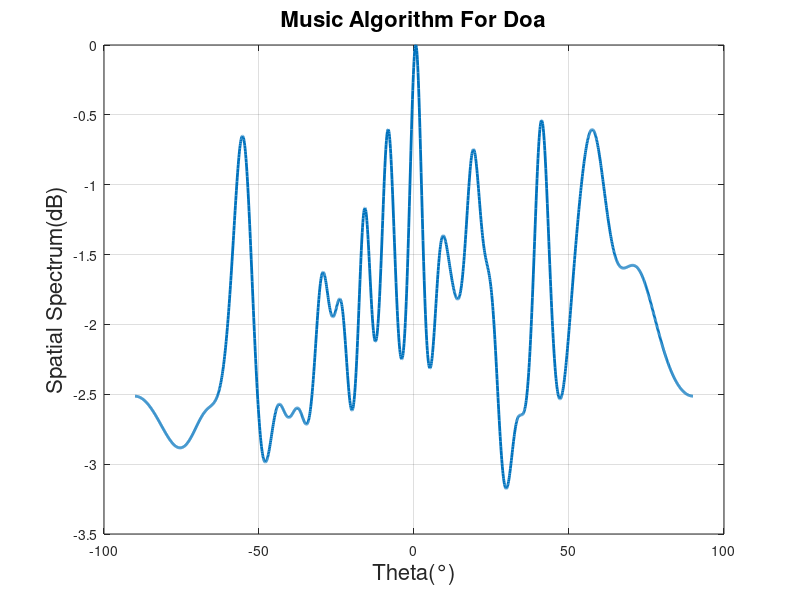

This figure's MATLAB source:
clc; clear all; close all;
%% -------------------------initialization-------------------------
f = 500;                                        % frequency
c = 1500;                                       % speed sound
lambda = c/f;                                   % wavelength
d = lambda/2;                                   % array element spacing
M = 20;                                         % number of array elements
N = 100;                                        % number of snapshot
K = 6;                                          % number of sources
coef = [1; exp(1i*pi/6);... 
        exp(1i*pi/3); exp(1i*pi/2);... 
        exp(2i*pi/3); exp(1i*2*pi)];            % coherence coefficient, K*1
doa_phi = [-30, 0, 20, 40, 60, 75];             % direction of arrivals

%% generate signal
dd = (0:M-1)'*d;                                % distance between array elements and reference element
A = exp(-1i*2*pi*dd*sind(doa_phi)/lambda);      % manifold array, M*K
S = sqrt(2)\(randn(1,N)+1i*randn(1,N));         % vector of random signal, 1*N
X = A*(coef*S);                                 % received data without noise, M*N
X = awgn(X,10,'measured');                      % received data with SNR 10dB

%% calculate the covariance matrix of received data and do eigenvalue decomposition
Rxx = X*X'/N;                                   % covariance matrix
[U,V] = eig(Rxx);                               % eigenvalue decomposition
V = diag(V);                                    % vectorize eigenvalue matrix
[V,idx] = sort(V,'descend');                    % sort the eigenvalues in descending order
U = U(:,idx);                                   % reset the eigenvector
P = sum(V);                                     % power of received data
P_cum = cumsum(V);                              % cumsum of V

%% define the noise space
J = find(P_cum/P>=0.95);                        % or the coefficient is 0.9
J = J(1);                                       % number of principal component
Un = U(:,J+1:end);

%% music for doa; seek the peek
theta = -90:0.1:90;                             % steer theta
doa_a = exp(-1i*2*pi*dd*sind(theta)/lambda);    % manifold array for seeking peak
music = abs(diag(1./(doa_a'*(Un*Un')*doa_a)));  % the result of each theta
music = 10*log10(music/max(music));             % normalize the result and convert it to dB

%% plot
figure;
plot(theta, music, 'linewidth', 2);
title('Music Algorithm For Doa', 'fontsize', 16);
xlabel('Theta(°)', 'fontsize', 16);
ylabel('Spatial Spectrum(dB)', 'fontsize', 16);
grid on;
